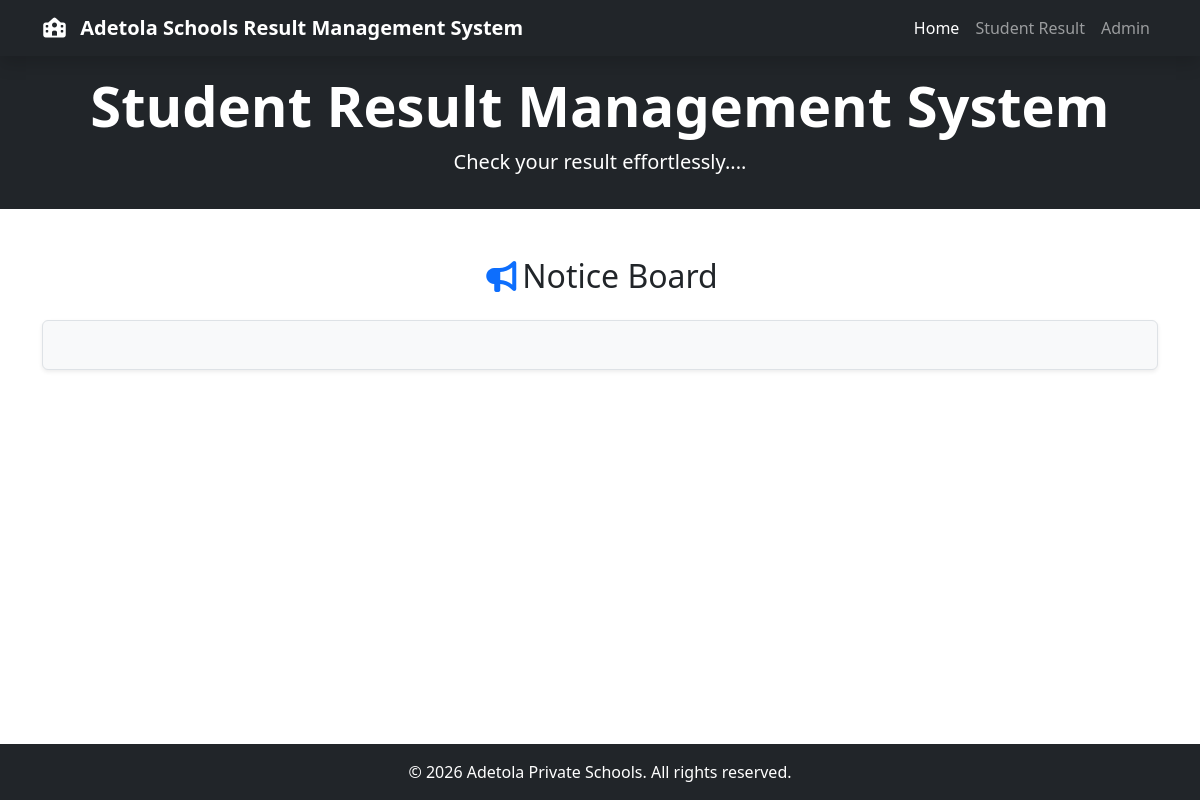
Before: / with the older database file.
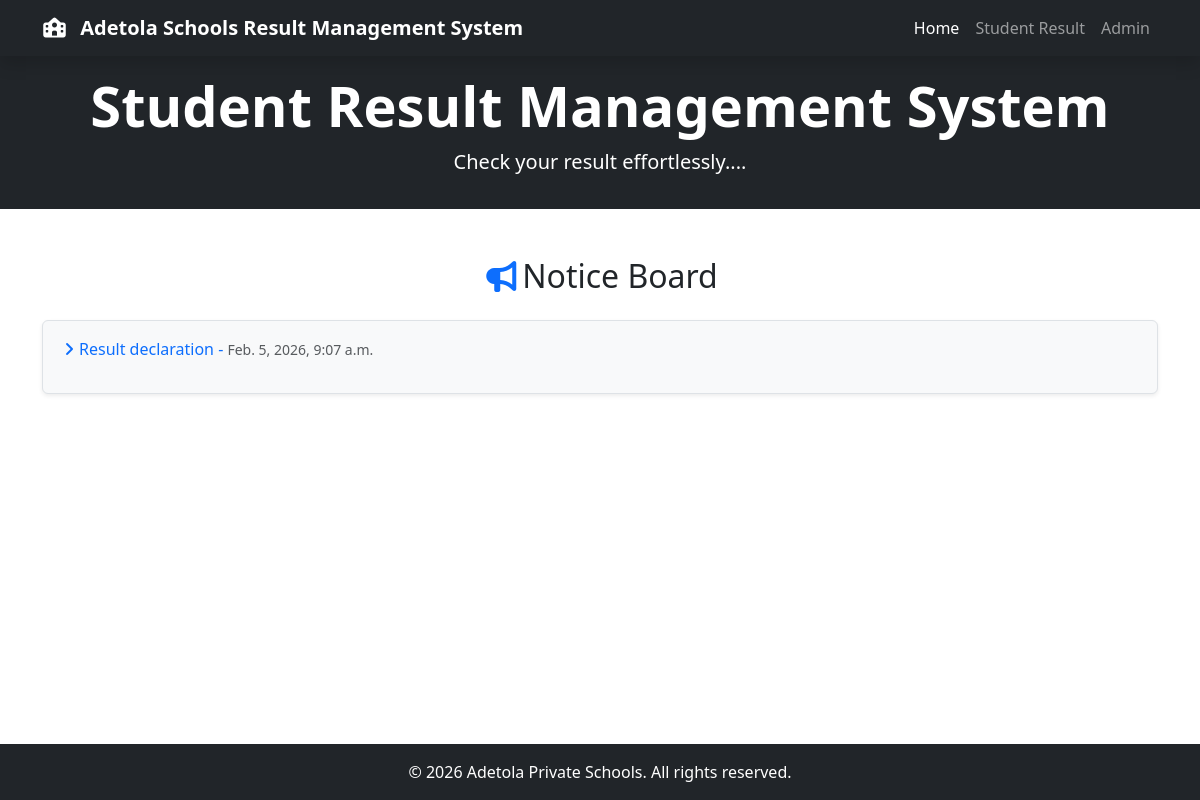
After: the same page with the newer database file.
### resultManager/models.py (models this page shows)
class Notice(models.Model):
   title = models.CharField(max_length=200)
   details = models.TextField()
   posting_date = models.DateTimeField(auto_now_add=True)
   updation_date = models.DateTimeField(auto_now=True)

### resultManager/views.py (the view)
# urls.py: path('', index, name='index'),
def index(request):
    notices = Notice.objects.all().order_by('id')
    return render(request, 'index.html', locals())

### resultManager/templates/index.html
{% extends "base.html" %} {% block content %}
<header class="py-3 bg-dark text-white">
  <div class="text-center container">
    <h1 class="display-4 fw-bold">Student Result Management System</h1>
    <p class="lead">Check your result effortlessly....</p>
  </div>
</header>
<section class="py-5">
  <div class="container">
    <h2 class="text-center mb-4">
      <i class="fas fa-bullhorn text-primary"></i>Notice Board
    </h2>
    <div class="border p-3 rounded shadow-sm bg-light">
      <marquee
        behavior=""
        direction="up"
        scrollamount="3"
        onmouseover="this.stop();"
        onmouseout="this.start();"
      >
        <ul class="list-unstyled">
          {% for notice in notices %}
          <li class="mb-2">
            <a
              href="{% url 'notice_detail' notice.id %}"
              class="text-decoration-none"
            >
              <i class="fas fa-angle-right text-primary"></i>{{ notice.title }}
              - <small class="text-muted">{{ notice.posting_date }}</small>
            </a>
          </li>
          {% endfor %}
        </ul>
      </marquee>
    </div>
  </div>
</section>
{% endblock %}

Changed rows visible on the page:
added Notice: title "Result declaration", posting_date "Feb. 5, 2026, 9:07 a.m."
